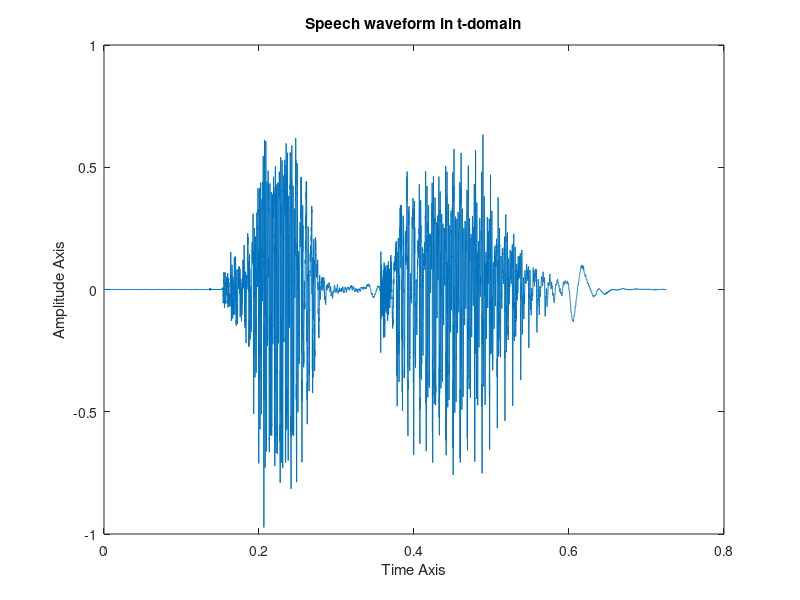
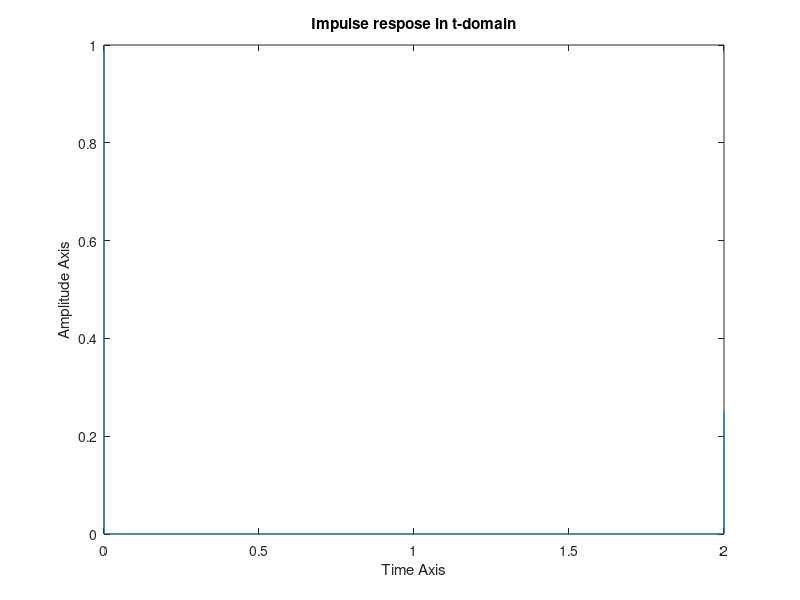
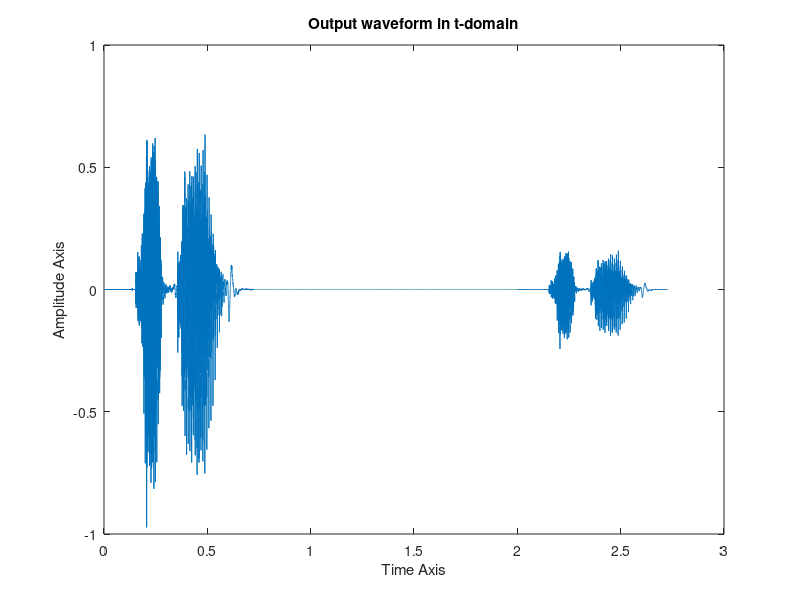

Source code (MATLAB) for these figures, in order:
   %% Name : Shreyash S Bharati %%
   %% Roll No : 220102094 %%

clear   
close all
clc


%% Performing the loading and listening operations

load echo.mat;     %Loading the echo.mat file into the matlab workspace
%%soundsc (xx,fs) ;  %Listening the speech waveform generated


%% Plotting the speech waveform in time domain %%
 
t_xx = linspace(0,length(xx)/fs,length(xx)); %Time axis for plot of xx
figure("Name",'Plot_original_waveform');     %Label of the plot
plot(t_xx,xx);                       %Plotting the waveform 
title('Speech waveform in t-domain') %Title of the plot
xlabel('Time Axis');                 %Label_x_axis of the plot
ylabel('Amplitude Axis');            %Label_y_axis of the plot


%% Generating the impulse response for the output waveform specified %%
                
          % Here the time delay=1s and the attenuation factor=0.25 %

hh=zeros(size(xx,1),1); %Generates an array of size no of rows of xx and 1 column 
hh(1)=1;                %Sets the the value of impulse response at t=0 to 1
hh(2*fs)=0.25;            %Sets the the value of impulse response at t=1 to 0.25


%% Plotting the impulse response %%                                                                                                                                                                                                                                                                                                                                                                                                                                                                                                                                                                                                                                                                                                                                                                                                                                                                                                                                                                                                                                                                
 
t_hh = linspace(0,length(hh)/fs,length(hh)); %Time axis for plot of xx
figure("Name",'Plot_impulse_response');      %Label of the plot
plot(t_hh,hh);                       %Plotting the waveform 
title('Impulse respose in t-domain') %Title of the plot
xlabel('Time Axis');                 %Label_x_axis of the plot
ylabel('Amplitude Axis');            %Label_y_axis of the plot


%% Performing the convolution operation to generate the output and plotting the output %%

yy=conv(xx,hh);                      %Performing convolution to obtain the output     
t_yy = linspace(0,length(yy)/fs,length(yy)); %Time axis for plot of xx
figure("Name",'Plot_output_waveform');       %Label of the plot   
plot(t_yy,yy);                       %Plotting the waveform 
title('Output waveform in t-domain') %Title of the plot
xlabel('Time Axis');                 %Label_x_axis of the plot
ylabel('Amplitude Axis');            %Label_y_axis of the plot


%% Listening to the output waveform generated %%

soundsc(yy,fs);                      %Listening to the output waveform produced
S='The value of all the variables dealt with in the code';
disp(S)